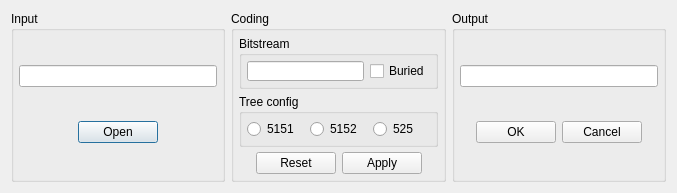
<?xml version="1.0" encoding="UTF-8"?>
<ui version="4.0">
 <class>Encoder</class>
 <widget class="QDialog" name="Encoder">
  <property name="windowModality">
   <enum>Qt::WindowModal</enum>
  </property>
  <property name="geometry">
   <rect>
    <x>0</x>
    <y>0</y>
    <width>677</width>
    <height>171</height>
   </rect>
  </property>
  <property name="windowTitle">
   <string>Coder</string>
  </property>
  <layout class="QHBoxLayout" name="horizontalLayout">
   <item>
    <widget class="QGroupBox" name="input_group">
     <property name="title">
      <string>Input</string>
     </property>
     <layout class="QVBoxLayout" name="verticalLayout_3">
      <property name="spacing">
       <number>5</number>
      </property>
      <property name="leftMargin">
       <number>5</number>
      </property>
      <property name="topMargin">
       <number>5</number>
      </property>
      <property name="rightMargin">
       <number>5</number>
      </property>
      <property name="bottomMargin">
       <number>5</number>
      </property>
      <item>
       <widget class="QLineEdit" name="input_filename">
        <property name="enabled">
         <bool>true</bool>
        </property>
        <property name="readOnly">
         <bool>true</bool>
        </property>
       </widget>
      </item>
      <item>
       <widget class="QDialogButtonBox" name="input_controls">
        <property name="standardButtons">
         <set>QDialogButtonBox::Open</set>
        </property>
        <property name="centerButtons">
         <bool>true</bool>
        </property>
       </widget>
      </item>
     </layout>
    </widget>
   </item>
   <item>
    <widget class="QGroupBox" name="encoding_group">
     <property name="title">
      <string>Coding</string>
     </property>
     <layout class="QVBoxLayout" name="verticalLayout_2">
      <property name="spacing">
       <number>5</number>
      </property>
      <property name="leftMargin">
       <number>5</number>
      </property>
      <property name="topMargin">
       <number>5</number>
      </property>
      <property name="rightMargin">
       <number>5</number>
      </property>
      <property name="bottomMargin">
       <number>5</number>
      </property>
      <item>
       <widget class="QGroupBox" name="bitstream_group">
        <property name="title">
         <string>Bitstream</string>
        </property>
        <layout class="QHBoxLayout" name="bitstream_layout">
         <property name="leftMargin">
          <number>5</number>
         </property>
         <property name="topMargin">
          <number>5</number>
         </property>
         <property name="rightMargin">
          <number>5</number>
         </property>
         <property name="bottomMargin">
          <number>5</number>
         </property>
         <item>
          <widget class="QLineEdit" name="bitstream_filename">
           <property name="minimumSize">
            <size>
             <width>0</width>
             <height>20</height>
            </size>
           </property>
          </widget>
         </item>
         <item>
          <widget class="QCheckBox" name="bitstream_buried">
           <property name="text">
            <string>Buried</string>
           </property>
          </widget>
         </item>
        </layout>
       </widget>
      </item>
      <item>
       <widget class="QGroupBox" name="tree_group">
        <property name="title">
         <string>Tree config</string>
        </property>
        <layout class="QHBoxLayout" name="tree_layout">
         <property name="leftMargin">
          <number>5</number>
         </property>
         <property name="topMargin">
          <number>5</number>
         </property>
         <property name="rightMargin">
          <number>5</number>
         </property>
         <property name="bottomMargin">
          <number>5</number>
         </property>
         <item>
          <widget class="QRadioButton" name="tree_5151">
           <property name="text">
            <string>5151</string>
           </property>
          </widget>
         </item>
         <item>
          <widget class="QRadioButton" name="tree_5152">
           <property name="text">
            <string>5152</string>
           </property>
          </widget>
         </item>
         <item>
          <widget class="QRadioButton" name="tree_525">
           <property name="text">
            <string>525</string>
           </property>
          </widget>
         </item>
        </layout>
       </widget>
      </item>
      <item>
       <widget class="QDialogButtonBox" name="encoding_controls">
        <property name="sizePolicy">
         <sizepolicy hsizetype="Preferred" vsizetype="Fixed">
          <horstretch>0</horstretch>
          <verstretch>0</verstretch>
         </sizepolicy>
        </property>
        <property name="standardButtons">
         <set>QDialogButtonBox::Apply|QDialogButtonBox::Reset</set>
        </property>
        <property name="centerButtons">
         <bool>true</bool>
        </property>
       </widget>
      </item>
     </layout>
    </widget>
   </item>
   <item>
    <widget class="QGroupBox" name="output_group">
     <property name="title">
      <string>Output</string>
     </property>
     <layout class="QVBoxLayout" name="verticalLayout">
      <property name="spacing">
       <number>5</number>
      </property>
      <property name="leftMargin">
       <number>5</number>
      </property>
      <property name="topMargin">
       <number>5</number>
      </property>
      <property name="rightMargin">
       <number>5</number>
      </property>
      <property name="bottomMargin">
       <number>5</number>
      </property>
      <item>
       <widget class="QLineEdit" name="output_filename">
        <property name="enabled">
         <bool>true</bool>
        </property>
        <property name="readOnly">
         <bool>true</bool>
        </property>
       </widget>
      </item>
      <item>
       <widget class="QDialogButtonBox" name="output_controls">
        <property name="sizePolicy">
         <sizepolicy hsizetype="Preferred" vsizetype="Fixed">
          <horstretch>0</horstretch>
          <verstretch>0</verstretch>
         </sizepolicy>
        </property>
        <property name="orientation">
         <enum>Qt::Horizontal</enum>
        </property>
        <property name="standardButtons">
         <set>QDialogButtonBox::Cancel|QDialogButtonBox::Ok</set>
        </property>
        <property name="centerButtons">
         <bool>true</bool>
        </property>
       </widget>
      </item>
     </layout>
    </widget>
   </item>
  </layout>
 </widget>
 <resources/>
 <connections>
  <connection>
   <sender>output_controls</sender>
   <signal>accepted()</signal>
   <receiver>Encoder</receiver>
   <slot>accept()</slot>
   <hints>
    <hint type="sourcelabel">
     <x>248</x>
     <y>254</y>
    </hint>
    <hint type="destinationlabel">
     <x>157</x>
     <y>274</y>
    </hint>
   </hints>
  </connection>
  <connection>
   <sender>output_controls</sender>
   <signal>rejected()</signal>
   <receiver>Encoder</receiver>
   <slot>reject()</slot>
   <hints>
    <hint type="sourcelabel">
     <x>316</x>
     <y>260</y>
    </hint>
    <hint type="destinationlabel">
     <x>286</x>
     <y>274</y>
    </hint>
   </hints>
  </connection>
 </connections>
</ui>
